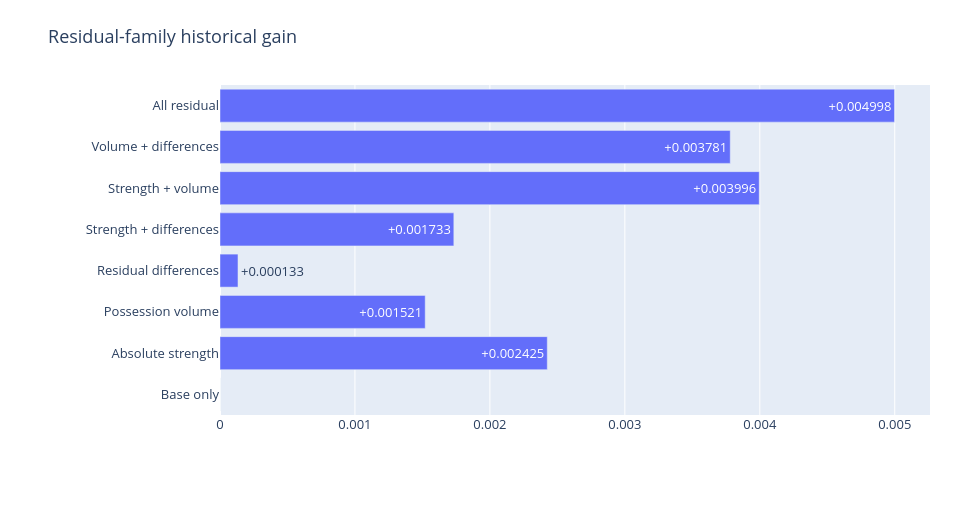

The notebook cell saved with this chart:
### Markdown cell above
## 3. Chronology-safe residual-family selection
The latest candidate adds a capability the prior system did not have: selection among coherent residual representations using season-grouped historical evidence only. Futures inputs do not fit the residual model or choose its representation.

### Code cell
families=['Base only','Absolute strength','Possession volume','Residual differences','Strength + differences','Strength + volume','Volume + differences','All residual']
gains=[0.0,0.002425228446914063,0.0015206271330946985,0.0001331989475467643,0.0017326999586218805,0.003995815372199257,c['selection_gain'],c['all_residual_gain']]
chart('family_gain','Residual-family historical gain',families,gains,'Brier improvement vs base',orientation='h')

### Figure 1 — Plotly figure (JSON) as saved in the notebook; plotly's stock layout.template omitted (floating-point values rounded to 4 significant figures)
{"data": [{"orientation": "h", "text": ["+0.000000", "+0.002425", "+0.001521", "+0.000133", "+0.001733", "+0.003996", "+0.003781", "+0.004998"], "textposition": "auto", "type": "bar", "x": [0.0, 0.002425, 0.001521, 0.0001332, 0.001733, 0.003996, 0.003781, 0.004998], "y": ["Base only", "Absolute strength", "Possession volume", "Residual differences", "Strength + differences", "Strength + volume", "Volume + differences", "All residual"]}], "layout": {"font": {"size": 13}, "height": 530, "margin": {"b": 115, "l": 220, "r": 30, "t": 85}, "title": {"text": "Residual-family historical gain"}, "width": 960, "yaxis": {"title": {}}}}
